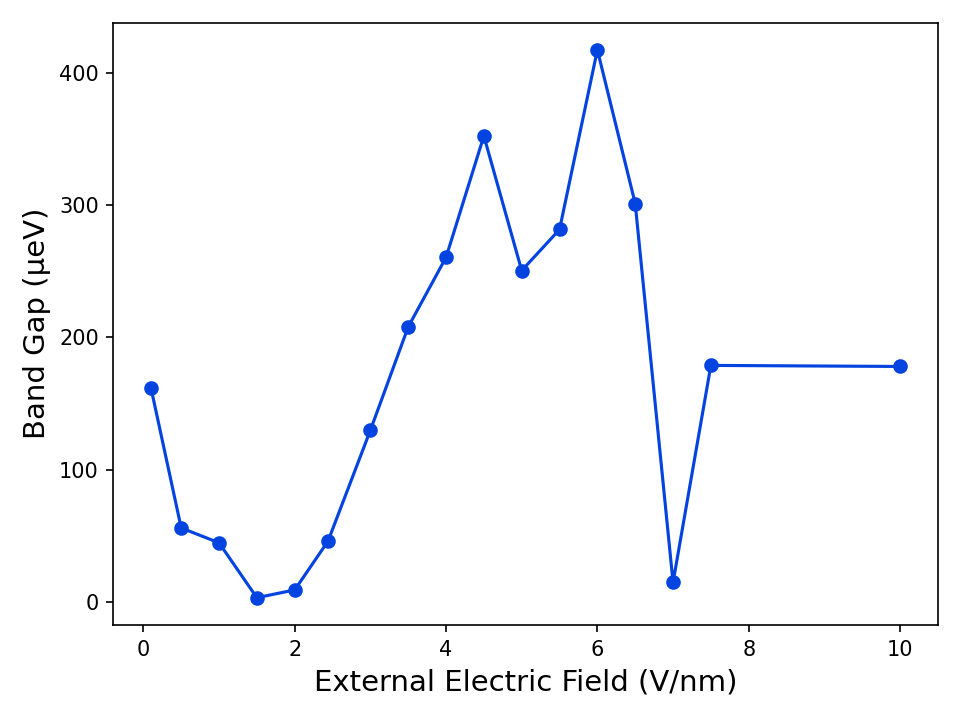

Reproduce this figure in Python.
#!/usr/bin/env python3
# Written by Joseph P.Vera
# 2024-11

import numpy as np
import matplotlib.pyplot as plt

# Load the file (skip the header line with column names)
data = np.loadtxt("gap.dat", skiprows=1)

# Extract columns
field = data[:, 0]
gap = data[:, 1]

# Plot
#plt.figure(figsize=(8,6))
plt.plot(field, gap, marker='o', color="xkcd:blue")

plt.xlabel("External Electric Field (V/nm)", fontsize=14)
plt.ylabel("Band Gap (µeV)", fontsize=14)
#plt.title("Relative Energy vs ENCUT", fontsize=14)
#plt.legend()
#plt.grid(True, linestyle='--', alpha=0.6)
plt.tight_layout()
plt.savefig("gap.png", dpi=150)
#plt.show()
